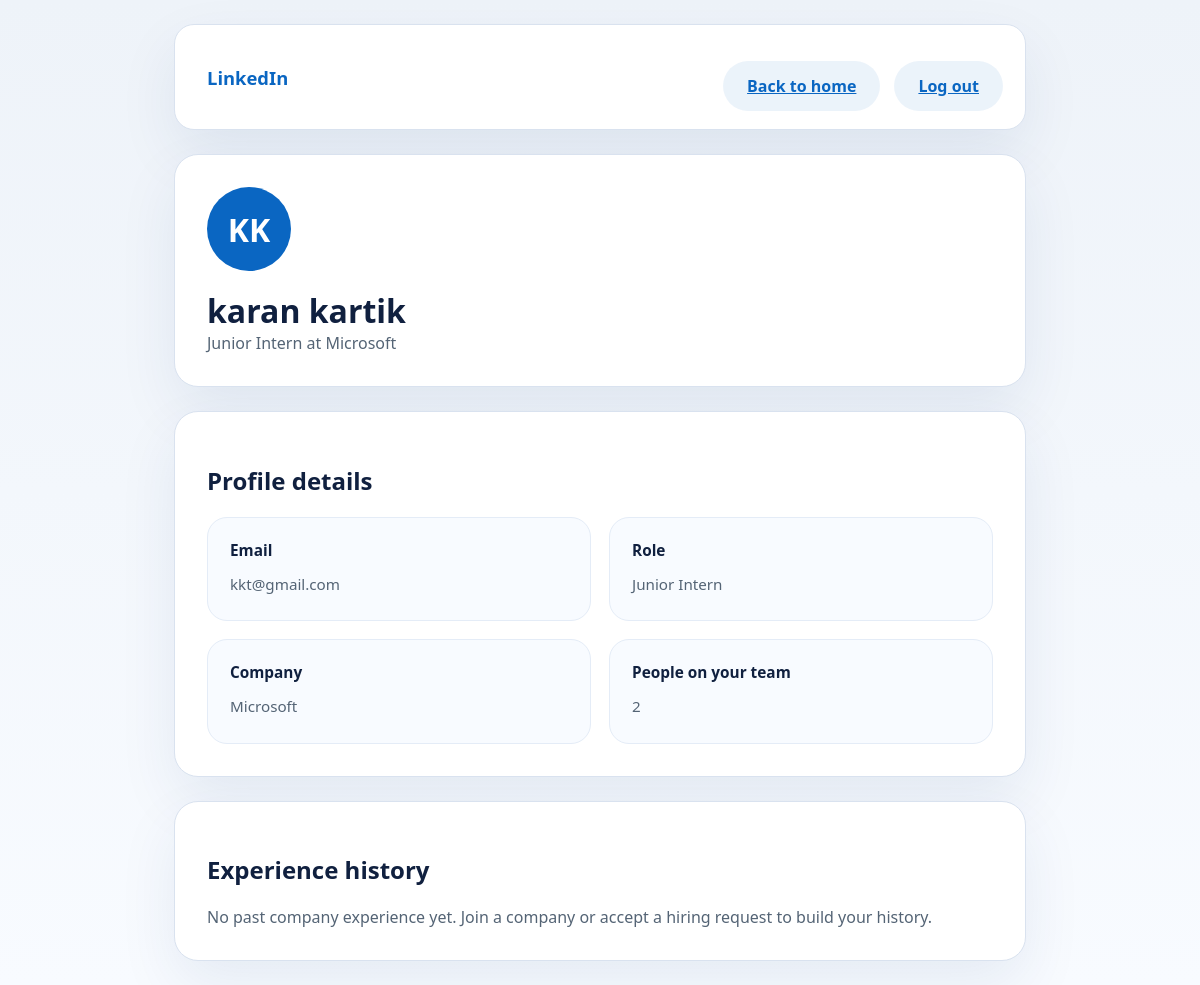
Screenshot of /profile (signed in) with the database file from the repository.
### tables this page shows
CREATE TABLE users (id INTEGER PRIMARY KEY AUTOINCREMENT, full_name TEXT NOT NULL, email TEXT NOT NULL UNIQUE, password TEXT NOT NULL, company TEXT NOT NULL, role TEXT NOT NULL DEFAULT 'Professional');

### test.py (the view)
@app.route('/profile')
def profile():
    user = current_user()
    if not user:
        return redirect('/')
    email = request.args.get('email', user['email']).strip().lower()
    conn = get_db()
    user_row = conn.execute('SELECT * FROM users WHERE email = ?', (email,)).fetchone()
    if not user_row:
        conn.close()
        return redirect('/')
    experiences = conn.execute(
        'SELECT * FROM experiences WHERE user_email = ? ORDER BY id DESC',
        (email,),
    ).fetchall()
    if user_row['company'] and user_row['company'] != 'Unemployed':
        team_count = conn.execute(
            'SELECT COUNT(1) FROM users WHERE company = ? AND email != ?',
            (user_row['company'], user_row['email']),
        ).fetchone()[0]
    else:
        team_count = 0
    conn.close()
    return render_template('profile.html', user=user_row, team_count=team_count, experiences=experiences, is_self=(email == user['email']))

### test.py (called while the page is built)
def get_db():
    conn = sqlite3.connect(DB_PATH)
    conn.row_factory = sqlite3.Row
    return conn

def current_user():
    if 'user' not in session:
        return None
    conn = get_db()
    user = conn.execute('SELECT * FROM users WHERE email = ?', (session['user']['email'],)).fetchone()
    conn.close()
    if user:
        session['user'] = {
            'full_name': user['full_name'],
            'email': user['email'],
            'company': user['company'],
            'role': user['role'],
        }
    return user

### templates/profile.html (shortened to what this page needs)
<!DOCTYPE html>
<html lang="en">
<head>
</head>
<body>
    <div class="page-shell">
        <div class="topbar">
            <div class="brand">
                LinkedIn
            </div>
            <div class="button-row">
                <a class="button-secondary" href="/dashboard">Back to home</a>
                <a class="button-secondary" href="/logout">Log out</a>
            </div>
        </div>
        <div class="content">
            <section class="profile-card">
                <div class="profile-avatar">{{ user.full_name.split(' ')[0][0] }}{{ user.full_name.split(' ')[-1][0] }}</div>
                <div>
                    <h1 class="profile-name">{{ user.full_name }}</h1>
                    <p class="profile-role">{{ user.role }} at {{ user.company }}</p>
                </div>
            </section>
            <section class="details-card">
                <h2 class="section-title">Profile details</h2>
                <div class="detail-grid">
                    <div class="detail-block">
                        <strong>Email</strong>
                        <span>{{ user.email }}</span>
                    </div>
                    <div class="detail-block">
                        <strong>Role</strong>
                        <span>{{ user.role }}</span>
                    </div>
                    <div class="detail-block">
                        <strong>Company</strong>
                        <span>{{ user.company }}</span>
                    </div>
                    <div class="detail-block">
                        <strong>People on your team</strong>
                        <span>{{ team_count }}</span>
                    </div>
                </div>
            </section>
            <section class="details-card">
                <h2 class="section-title">Experience history</h2>
                {% if experiences %}
                    <div class="detail-grid">
                        {% for exp in experiences %}
                            <div class="detail-block">
                                <strong>{{ exp.role }} at {{ exp.company_name }}</strong>
                                <span>{{ exp.level }}</span>
                                <span>{{ exp.start_date }} – {{ exp.end_date }}</span>
                                <span>{{ exp.description }}</span>
                            </div>
                        {% endfor %}
                    </div>
                {% else %}
                    <p style="color: var(--muted); margin: 0;">No past company experience yet. Join a company or accept a hiring request to build your history.</p>
                {% endif %}
            </section>
        </div>
    </div>
</body>
</html>

### templates/profile.html (style rules this page uses)
:root { --bg: #f7fafc; --surface: #ffffff; --accent: #0a66c2; --muted: #546475; --border: #d9e2ef; --radius: 24px; --shadow: 0 24px 60px rgba(12, 53, 111, 0.08); }
* { box-sizing: border-box; }
body { margin: 0; min-height: 100vh; font-family: 'Segoe UI', Tahoma, Geneva, Verdana, sans-serif; background: linear-gradient(180deg, #eef3f9 0%, #f8fbff 100%); color: #10203f; }
.page-shell { width: min(900px, 100%); margin: 0 auto; padding: 24px; }
.topbar { display: flex; justify-content: space-between; align-items: center; gap: 16px; padding: 18px 22px; background: #ffffff; border: 1px solid var(--border); border-radius: 20px; box-shadow: var(--shadow); margin-bottom: 24px; }
.brand { display: inline-flex; align-items: center; gap: 10px; font-weight: 700; color: var(--accent); font-size: 1.15rem; }
.content { display: grid; gap: 24px; }
.profile-card, .details-card { background: var(--surface); border: 1px solid var(--border); border-radius: var(--radius); padding: 32px; box-shadow: var(--shadow); }
.profile-card { display: grid; gap: 18px; }
.profile-avatar { width: 84px; height: 84px; border-radius: 50%; background: var(--accent); color: white; display: grid; place-items: center; font-size: 2rem; font-weight: 800; text-transform: uppercase; }
.profile-name { margin: 0; font-size: 2rem; }
.profile-role { margin: 0; color: var(--muted); font-size: 1rem; }
.detail-grid { display: grid; grid-template-columns: repeat(2, minmax(0, 1fr)); gap: 18px; }
.detail-block { padding: 22px; border-radius: 20px; background: #f8fbff; border: 1px solid #e4ecf7; }
.detail-block strong { display: block; margin-bottom: 10px; font-size: 0.96rem; color: var(--text); }
.detail-block span { color: var(--muted); font-size: 0.95rem; line-height: 1.8; }
.button-row { display: flex; gap: 14px; flex-wrap: wrap; margin-top: 18px; }
.button-primary, .button-secondary { border: none; border-radius: 999px; padding: 14px 24px; cursor: pointer; font-weight: 700; }
.button-secondary { background: rgba(10, 102, 194, 0.08); color: var(--accent); }

### rows the page displays
users: full_name "K", full_name "karan kartik", role "Junior Intern", company "Microsoft", email "kkt@gmail.com"

### other values shown
{{ team_count }} "2"
